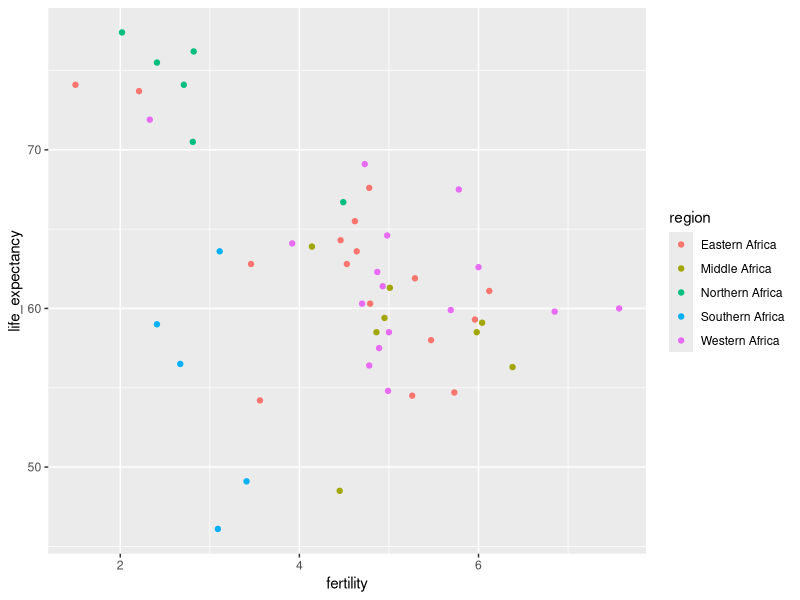

Write R code to recreate this figure.
library(dplyr)
library(ggplot2)
library(dslabs)
data(gapminder)

gapminder %>%
  filter(continent == "Africa" & year == "2012") %>%
  ggplot(aes(x = fertility, y = life_expectancy, color = region)) +
  geom_point()
